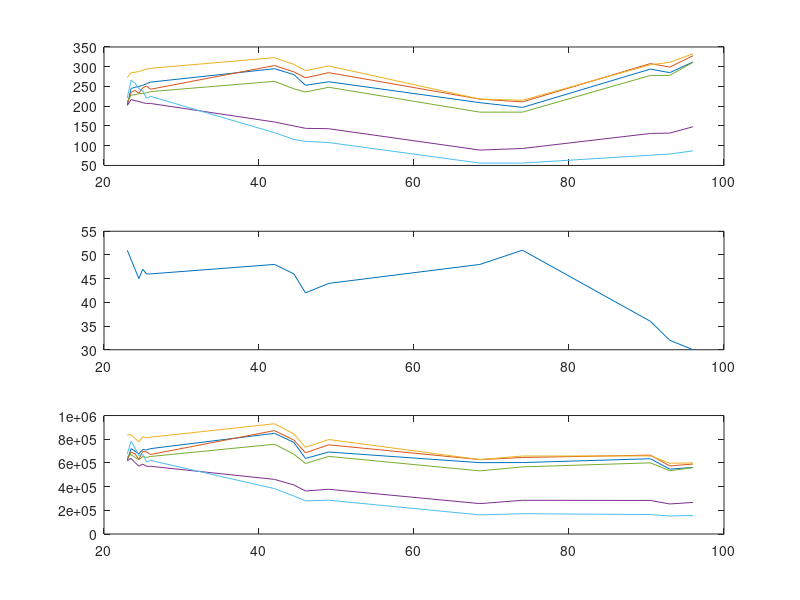

MATLAB code for this plot:
times = [0 0.5 1 1.5 22.5 23 23.5 24 24.5 25 25.5 26 42 44.5 46 49 68.5 74 90.5 93 96];
meas = [235 231 236 239 267 203 245 248 250 253 257 261 295 280 253 262 209 197 294 285 312;
    227 226 230 233 258 206 235 240 233 247 251 243 303 287 272 285 218 211 308 299 328;
    277 249 279 285 318 273 285 286 288 291 294 296 323 306 290 302 218 215 305 311 333;
    207 215 209 214 241 202 217 214 212 209 207 207 160 150 144 143 89 93 131 132 148;
    210 210 213 218 248 212 228 229 232 232 234 237 263 244 236 248 185 185 278 278 311;
    273 274 277 283 318 221 266 258 245 238 220 225 133 116 111 108 56 56 76 79 87];

temps = [20 20 21 20 22 22 21 22 22 21 21 21 19 20 23 22 23 22 20 21 21];
hums = [58 57 58 53 50 51 49 47 45 47 46 46 48 46 42 44 48 51 36 32 30];

% temporary testing
times = times(6:end);
meas = meas(:, 6:end);
temps = temps(6:end);
hums = hums(6:end);

for i = 1:6
    subplot(3,1,1);
    plot(times, meas(i,:));
    hold on
    subplot(3,1,3);
    plot(times, meas(i,:) +60*hums.*meas(i,:));
    hold on
end
subplot(3,1,2)
plot(times, hums);
% subplot(3,1,3)
% plot(times, temps);